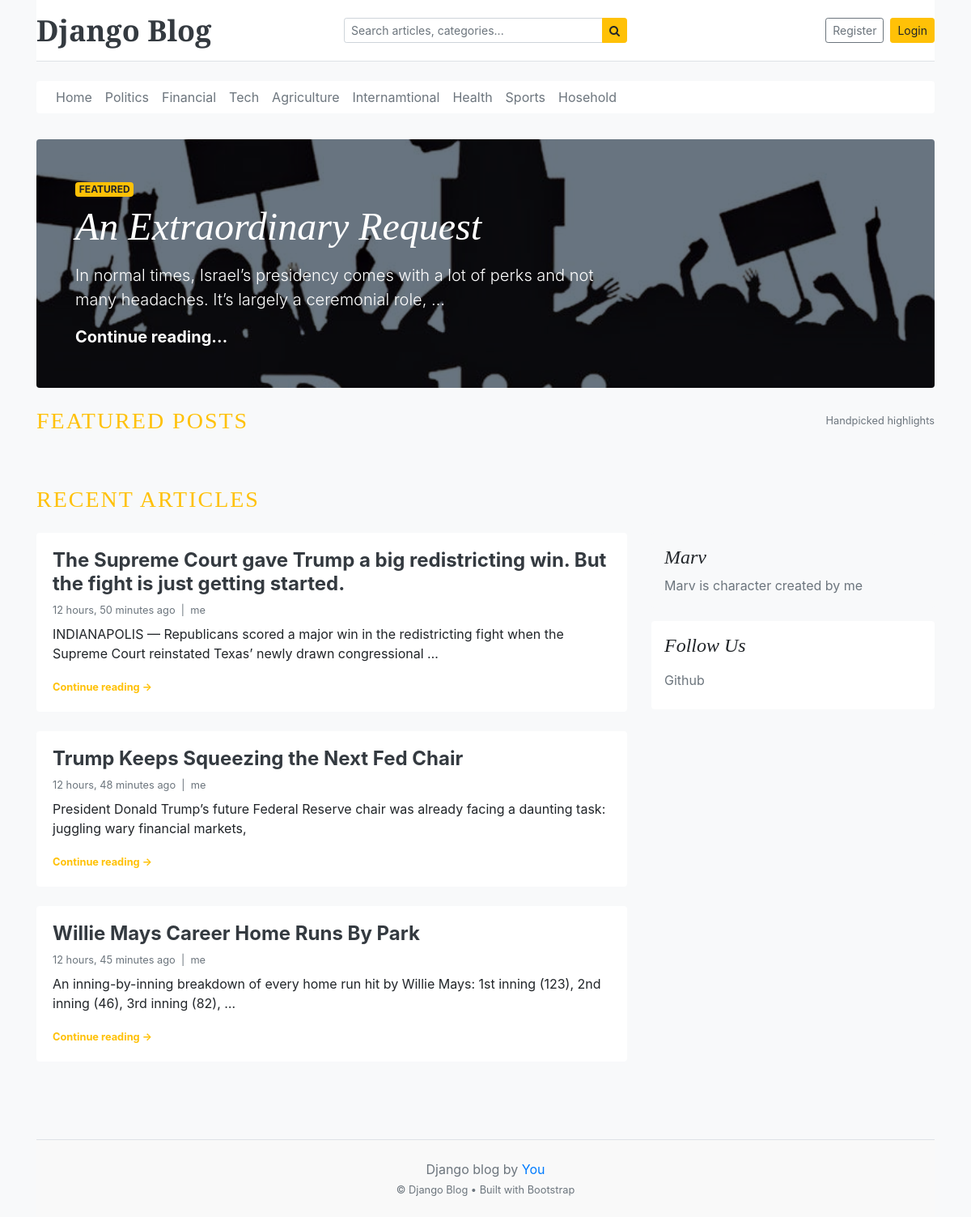
/, run on an earlier commit of the app's database.
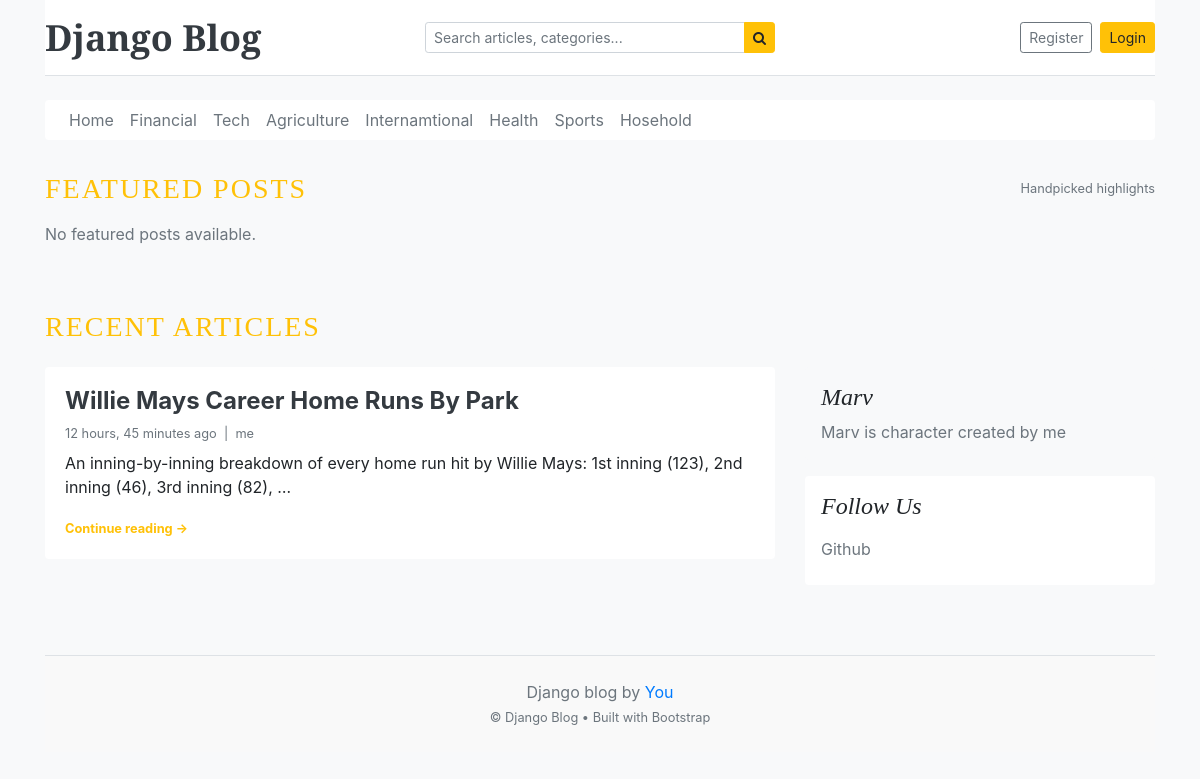
And on a later commit of the database.
### blog/models.py (models this page shows, shortened)
class Category(models.Model):
    category_name = models.CharField(max_length=50 , unique=True)
    created_at = models.DateTimeField(auto_now_add=True)
    updated_at = models.DateTimeField(auto_now=True)
    class Meta:
        verbose_name_plural = "categories"

class Blog(models.Model):
    Status_choices = [
        ('draft' , 'Draft'),
        ('published' , 'Publised'),
    ]
    title = models.CharField(max_length=100)
    slug = models.SlugField(max_length=150 , unique=True , blank=True)
    category = models.ForeignKey(Category , on_delete=models.CASCADE)
    author = models.ForeignKey(User , on_delete=models.CASCADE)
    featured_image = models.ImageField(upload_to='uploads/%y/%m/%d')
    short_description = models.TextField(max_length=200)
    blog_body = models.TextField(max_length=2000)
    status = models.CharField(choices=Status_choices , default=0)
    is_featured = models.BooleanField(default=False)
    created_at  = models.DateTimeField(auto_now_add=True)
    updated_at  = models.DateTimeField(auto_now=True)

class SocialLink(models.Model):
    plateform = models.CharField(max_length=25)
    link = models.URLField(max_length=100)
    created_at = models.DateTimeField(auto_now_add=True)
    updated_at = models.DateTimeField(auto_now=True)

### blogy/views.py (the view)
# urls.py: 2. Add a URL to urlpatterns:  path('', views.home, name='home')
def home(request):
    categories = Category.objects.all()
    featured_posts = Blog.objects.filter(is_featured = True).order_by('updated_at')
    posts = Blog.objects.filter(is_featured = False , status='published')
    try:
        About = about.objects.get()
    except:
        About = None
    context = {
        'categories': categories,
        'featured_posts': featured_posts,
        'posts':posts,
        'About':About,
    }
    return render(request , "home.html" , context)

### blog/context_processors.py (called while the page is built)
def geet_categories(request):
    return {"categories": Category.objects.all()}

def get_social(request):
    social = SocialLink.objects.all()
    return dict(social = social)

### templates/home.html (shortened to what the changed rows need)
{% extends "base.html" %}
{% load static %}
{% block content %}
  {% for post in featured_posts %}
    {% if forloop.first %}
      <section
        class="jumbotron p-3 p-md-5 text-white rounded bg-dark mb-4 position-relative overflow-hidden"
        style="
          background-image: url({{ post.featured_image.url }});
          background-size: cover;
          background-position: center;
          background-blend-mode: overlay;
        "
      >
        <div class="col-md-8 px-0">
          <span class="badge badge-warning text-uppercase mb-2">Featured</span>
          <h1 class="display-4 font-italic mb-3">
            {{ post.title }}
          </h1>
          <p class="lead my-3">
            {{ post.short_description|truncatewords:20 }}
          </p>
          <p class="lead mb-0">
            <a href="{% url 'blogs' post.slug %}" class="text-white font-weight-bold">
              Continue reading…
            </a>
          </p>
        </div>
      </section>
    {% endif %}
  {% endfor %}
  <section class="mb-5">
    <div class="d-flex justify-content-between align-items-center mb-3">
    </div>
    <div class="row mb-2">
      {% for post in featured_posts %}
        {% if not forloop.first %}
          <div class="col-md-6 mb-3">
            <div class="card border-0 h-100 shadow-sm">
              <div class="card-body d-flex flex-column">
                <h3 class="h5 mb-2">
                  <a href="{% url 'blogs' post.slug %}" class="text-dark font-weight-bold">
                    {{ post.title }}
                  </a>
                </h3>
                <small class="mb-2 text-muted">
                  {{ post.created_at|timesince }} ago &nbsp;|&nbsp; {{ post.author }}
                </small>
                <p class="card-text mb-3">
                  {{ post.short_description|truncatewords:20 }}
                </p>
                <a href="{% url 'blogs' post.slug %}" class="mt-auto small text-warning font-weight-bold">
                  Read more →
                </a>
              </div>
            </div>
          </div>
        {% endif %}
      {% empty %}
        <div class="col-12">
          <p class="text-muted">No featured posts available.</p>
        </div>
      {% endfor %}
    </div>
  </section>
  <section class="mb-5">
    <h3 class="text-uppercase text-warning mb-4" style="letter-spacing: 2px;">
    </h3>
    <main role="main" class="container p-0">
      <div class="row">
        <div class="col-md-8 blog-main mb-4">
          {% for post in posts %}
            <article class="card border-0 mb-4 shadow-sm">
              <div class="card-body">
                <h3 class="h4">
                  <a href="{% url 'blogs' post.slug %}" class="text-dark font-weight-bold">
                    {{ post.title }}
                  </a>
                </h3>
                <small class="mb-2 d-block text-muted">
                  {{ post.created_at|timesince }} ago &nbsp;|&nbsp; {{ post.author }}
                </small>
                <p class="card-text mb-3">
                  {{ post.short_description|truncatewords:20 }}
                </p>
                <a href="{% url 'blogs' post.slug %}" class="small text-warning font-weight-bold">
                  Continue reading →
                </a>
              </div>
            </article>
          {% empty %}
            <p class="text-muted">No posts found.</p>
          {% endfor %}
        </div>
        <aside class="col-md-4 blog-sidebar">
          {% if social %}
            <div class="p-3 bg-white rounded shadow-sm">
              <ol class="list-unstyled mb-0">
                {% for i in social %}
                  <li class="mb-2">
                    <a href="{{ i.link }}" class="text-muted">
                      {{ i.plateform }}
                    </a>
                  </li>
                {% endfor %}
              </ol>
            </div>
          {% endif %}
        </aside>
      </div>
    </main>
  </section>
{% endblock %}

### templates/base.html (shortened to what this page needs)
{% load static %}
<!DOCTYPE html>
<html lang="en">
<head>
    <link href="https://getbootstrap.com/docs/4.0/dist/css/bootstrap.min.css" rel="stylesheet">
    <link href="{% static 'css/home.css' %}" rel="stylesheet">
    <link rel="stylesheet" href="https://cdnjs.cloudflare.com/ajax/libs/font-awesome/4.7.0/css/font-awesome.min.css">
</head>
<body class="bg-light">
<div class="container">
    <header class="blog-header py-3 mb-3 border-bottom sticky-top bg-white">
        <div class="row flex-nowrap justify-content-between align-items-center">
            <div class="col-4 d-flex align-items-center">
                <a class="blog-header-logo text-dark font-weight-bold h4 mb-0 text-decoration-none" href="/">
                    Django Blog
                </a>
            </div>
            <div class="col-4 d-none d-md-block">
                <form action="{% url 'search' %}" method="GET" class="w-100">
                    <div class="input-group input-group-sm">
                        <input
                            class="form-control"
                            type="text"
                            name="keyword"
                            value="{{ keyword }}"
                            placeholder="Search articles, categories..."
                            aria-label="Enter search term..."
                            aria-describedby="button-search"
                        />
                        <div class="input-group-append">
                            <button
                                type="submit"
                                class="btn btn-warning"
                                id="button-search"
                            >
                                <i class="fa fa-search"></i>
                            </button>
                        </div>
                    </div>
                </form>
            </div>
            <div class="col-4 d-flex justify-content-end align-items-center">
                {% if not user.is_authenticated %}
                    <a class="btn btn-sm btn-outline-secondary mr-2" href="{% url 'register' %}">
                        Register
                    </a>
                    <a class="btn btn-sm btn-warning" href="{% url 'login' %}">
                        Login
                    </a>
                {% endif %}
            </div>
        </div>
    </header>
    <div class="nav-scroller py-2 mb-4">
        <nav class="nav d-flex justify-content-start flex-wrap bg-white rounded shadow-sm px-3">
                <a class="p-2 text-muted" href="{% url 'home'  %}">Home</a>
            {% for cat in categories %}
                <a class="p-2 text-muted" href="{% url 'post_by_category' cat.id %}">
                    {{ cat.category_name }}
                </a>
            {% empty %}
                <span class="text-muted small py-2">No categories available.</span>
            {% endfor %}
        </nav>
    </div>
    <main>
        {% block content %}
        {% endblock %}
    </main>
    <footer class="blog-footer mt-5 py-4 border-top text-center text-muted">
        <p class="mb-1">
            Django blog by <a href="#" class="text-decoration-none">You</a>
        </p>
        <p class="mb-0 small">
            &copy; Django Blog • Built with Bootstrap
        </p>
    </footer>
</div>
</body>
</html>

What changed in the data, as far as the page shows it:
removed Category: category_name "Politics"
removed Blog: featured_image (picture), title "An Extraordinary Request", short_description "In normal times, Israel’s presidency comes with a lot of perks and not many headaches. It’s largely a ceremonial role, …"
removed Blog: title "The Supreme Court gave Trump a big redistricting win. But the fight is just getting started.", created_at "12 hours, 50 minutes", author "me", short_description "INDIANAPOLIS — Republicans scored a major win in the redistricting fight when the Supreme Court reinstated Texas’ newly drawn congressional …", shown under "RECENT ARTICLES"
removed Blog: title "Trump Keeps Squeezing the Next Fed Chair", created_at "12 hours, 48 minutes", author "me", short_description "President Donald Trump’s future Federal Reserve chair was already facing a daunting task: juggling wary financial markets,", shown under "RECENT ARTICLES"
Also different on the page:
text now shown: "No featured posts available."
